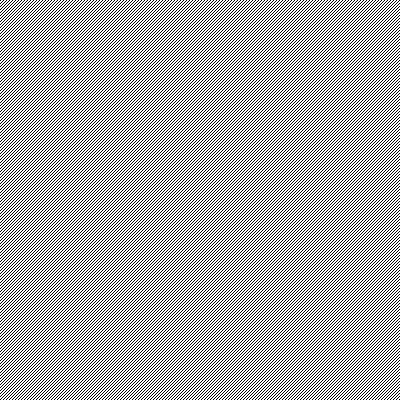
Frame 1 (no input)
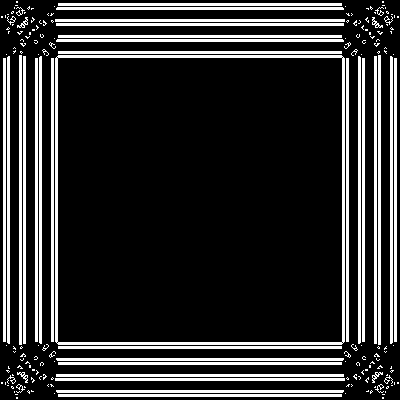
Frame 60 (the mouse pressed at the canvas centre just before this capture)
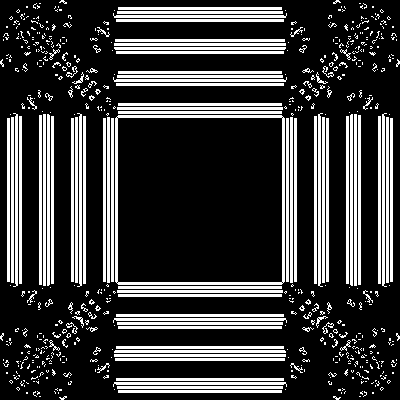
Frame 120 (the mouse held since frame 60 and released just before this capture)

The Processing sketch that drew these frames (run headless with seeded random() and noise(); from frame 60 on, the mouse is pressed at the canvas centre):

// Processing sketch: game_of_life
// ── game_of_life.pde
int l, i, f, e, 
  c=-1, s=400;
void setup() {
  size(400, 400);
}
void draw() {
  PImage h=get();
  for (l++; e<s*s; h.set(e%s, e/s, l<2?-e%3:get(e%s, e/s)==c?f>2&&f<5?c:0:f==3?c:0), e++)for (i=f=0; i<9; i++)f+=get(e%s-1+i%3, e/s-1+i/3)==c?1:0;
  image(h, e=0, 0);
}
